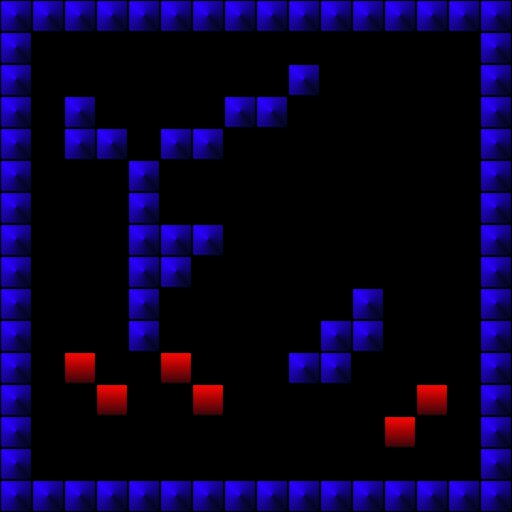

The image is a tile-based game level rendered from a .tmx file. Its description and complete source (layers, tilesets, objects, tile grids) follow:
An orthogonal 16x16 tile map with 32x32 px tiles, 1 tile layer (Tile Layer 1).

<map version="1.10" tiledversion="1.11.0" orientation="orthogonal" renderorder="right-down" width="16" height="16" tilewidth="32" tileheight="32" infinite="0" nextlayerid="2" nextobjectid="1">
 <tileset firstgid="1" source="../Tileset1.tsx" />
 <layer id="1" name="Tile Layer 1" width="16" height="16">
  <data encoding="csv">
2,2,2,2,2,2,2,2,2,2,2,2,2,2,2,2,
2,0,0,0,0,0,0,0,0,0,0,0,0,0,0,2,
2,0,0,0,0,0,0,0,0,2,0,0,0,0,0,2,
2,0,2,0,0,0,0,2,2,0,0,0,0,0,0,2,
2,0,2,2,0,2,2,0,0,0,0,0,0,0,0,2,
2,0,0,0,2,0,0,0,0,0,0,0,0,0,0,2,
2,0,0,0,2,0,0,0,0,0,0,0,0,0,0,2,
2,0,0,0,2,2,2,0,0,0,0,0,0,0,0,2,
2,0,0,0,2,2,0,0,0,0,0,0,0,0,0,2,
2,0,0,0,2,0,0,0,0,0,0,2,0,0,0,2,
2,0,0,0,2,0,0,0,0,0,2,2,0,0,0,2,
2,0,5,0,0,5,0,0,0,2,2,0,0,0,0,2,
2,0,0,5,0,0,5,0,0,0,0,0,0,5,0,2,
2,0,0,0,0,0,0,0,0,0,0,0,5,0,0,2,
2,0,0,0,0,0,0,0,0,0,0,0,0,0,0,2,
2,2,2,2,2,2,2,2,2,2,2,2,2,2,2,2
</data>
 </layer>
</map>
